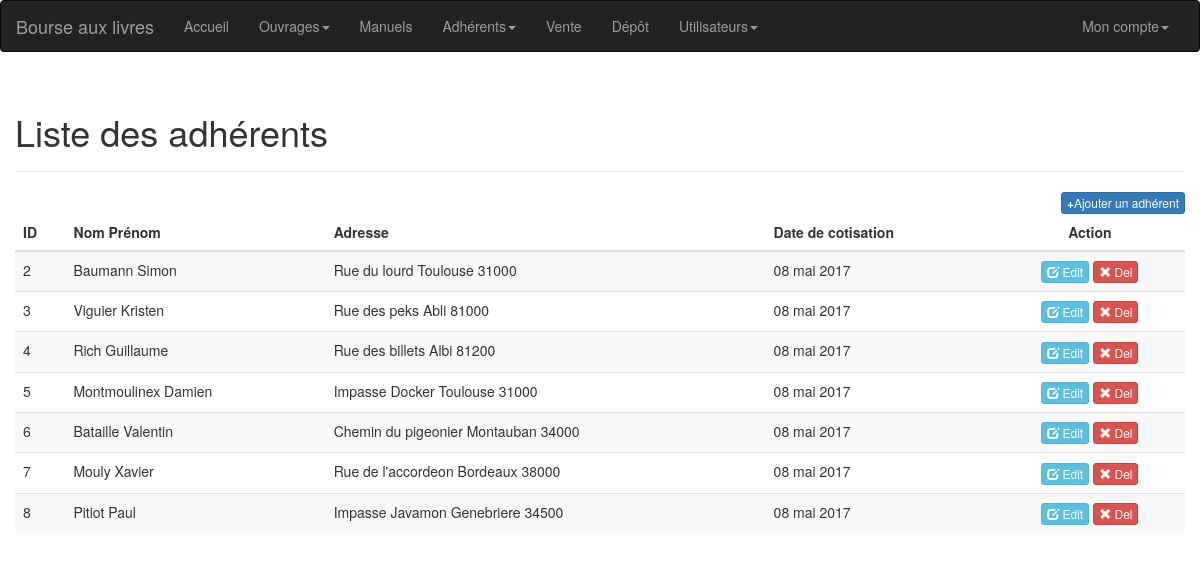
Page /adherents (signed in) on the committed database.
### tables this page shows
CREATE TABLE `adherent` (
  `id` int(11) NOT NULL,
  `nom` varchar(255) NOT NULL,
  `prenom` varchar(255) NOT NULL,
  `adresse` varchar(255) NOT NULL,
  `ville` varchar(255) NOT NULL,
  `code_postal` varchar(255) NOT NULL,
  `date_cotisation` varchar(255) NOT NULL
);

### controleur/adherents.php (called while the page is built, shortened)
<?php
	require_once('class/t_texte.php');
	require_once('modele/m_adherent.php');
	$t_texte = new t_texte();
	$m_adherent = new m_adherent($base_de_donnee);
	$nom_page = 'Liste des adhérents';
	$adherents = $m_adherent->lister_adherents();
?>

### modele/m_adherent.php (called while the page is built, shortened)
<?php
    class m_adherent{
		private $base_de_donnee;
		public function __construct($base_de_donnee){
			$this->base_de_donnee = $base_de_donnee;
		}
        public function lister_adherents(){
            $lister_adherents = $this->base_de_donnee->prepare('SELECT * FROM adherent');
            $lister_adherents->execute();
            $retour = $lister_adherents->fetchAll(PDO::FETCH_OBJ);
            return $retour;
        }
    }
?>

### controleur/class/t_texte.php (called while the page is built, shortened)
<?php
	class t_texte{
		public function quand($timestamp){
			$superdate = date('d F Y', $timestamp);
			$superdate = str_replace('January', 'janvier', $superdate);
			$superdate = str_replace('February', 'février', $superdate);
			$superdate = str_replace('March', 'mars', $superdate);
			$superdate = str_replace('April', 'avril', $superdate);
			$superdate = str_replace('May', 'mai', $superdate);
			$superdate = str_replace('June', 'juin', $superdate);
			$superdate = str_replace('July', 'juillet', $superdate);
			$superdate = str_replace('August', 'aout', $superdate);
			$superdate = str_replace('September', 'septembre', $superdate);
			$superdate = str_replace('October', 'octobre', $superdate);
			$superdate = str_replace('November', 'novembre', $superdate);
			$superdate = str_replace('December', 'décembre', $superdate);
			return $superdate;
		}
	}
?>

### vue/adherents.php (the view)
<div class="container">
    <div class="row">
    	<div class="page-header">
		    <h1><?php echo $nom_page; ?></h1>
		</div>
		<table class="table table-striped">
			<thead>
				<a href="<?php echo ADRESSE_ABSOLUE_URL . 'ajouter_adherent';?>" class="btn btn-primary btn-xs pull-right"><b>+</b>Ajouter un adhérent</a>
				<tr>
					<th>ID</th>
					<th>Nom Prénom</th>
					<th>Adresse</th>
					<th>Date de cotisation</th>
					<th class="text-center">Action</th>
				</tr>
			</thead>
			<?php
				foreach ($adherents as $adherent) {
					echo '
							<tr>
								<td>' . $adherent->id . '</td>
								<td>' . $adherent->nom . ' ' . $adherent->prenom . '</td>
								<td>' . $adherent->adresse . ' ' . $adherent->ville . ' ' . $adherent->code_postal . '</td>
								<td>' . $t_texte->quand($adherent->date_cotisation)  . '</td>
								<td class="text-center">
									<a class="btn btn-info btn-xs" href="'. ADRESSE_ABSOLUE_URL . 'adherent/' . $adherent->id .'"><span class="glyphicon glyphicon-edit"></span> Edit</a>
									<a href="'. ADRESSE_ABSOLUE_URL . 'supprimer_adherent/' . $adherent->id .'" class="btn btn-danger btn-xs"><span class="glyphicon glyphicon-remove"></span> Del</a>
								</td>
							</tr>
					';
				}
			?>
		</table>
    </div>
</div>

### rows in the picture
adherent: id "2", nom "Baumann", prenom "Simon", adresse "Rue du lourd", ville "Toulouse", code_postal "31000", date_cotisation "08 mai 2017"
adherent: id "3", nom "Viguier", prenom "Kristen", adresse "Rue des peks", ville "Abli", code_postal "81000", date_cotisation "08 mai 2017"
adherent: id "4", nom "Rich", prenom "Guillaume", adresse "Rue des billets", ville "Albi", code_postal "81200", date_cotisation "08 mai 2017"
adherent: id "5", nom "Montmoulinex", prenom "Damien", adresse "Impasse Docker", ville "Toulouse", code_postal "31000", date_cotisation "08 mai 2017"
adherent: id "6", nom "Bataille", prenom "Valentin", adresse "Chemin du pigeonier", ville "Montauban", code_postal "34000", date_cotisation "08 mai 2017"
adherent: id "7", nom "Mouly", prenom "Xavier", adresse "Rue de l'accordeon", ville "Bordeaux", code_postal "38000", date_cotisation "08 mai 2017"
adherent: id "8", nom "Pitiot", prenom "Paul", adresse "Impasse Javamon", ville "Genebriere", code_postal "34500", date_cotisation "08 mai 2017"

### other values in the picture
$nom_page "Liste des adhérents"
